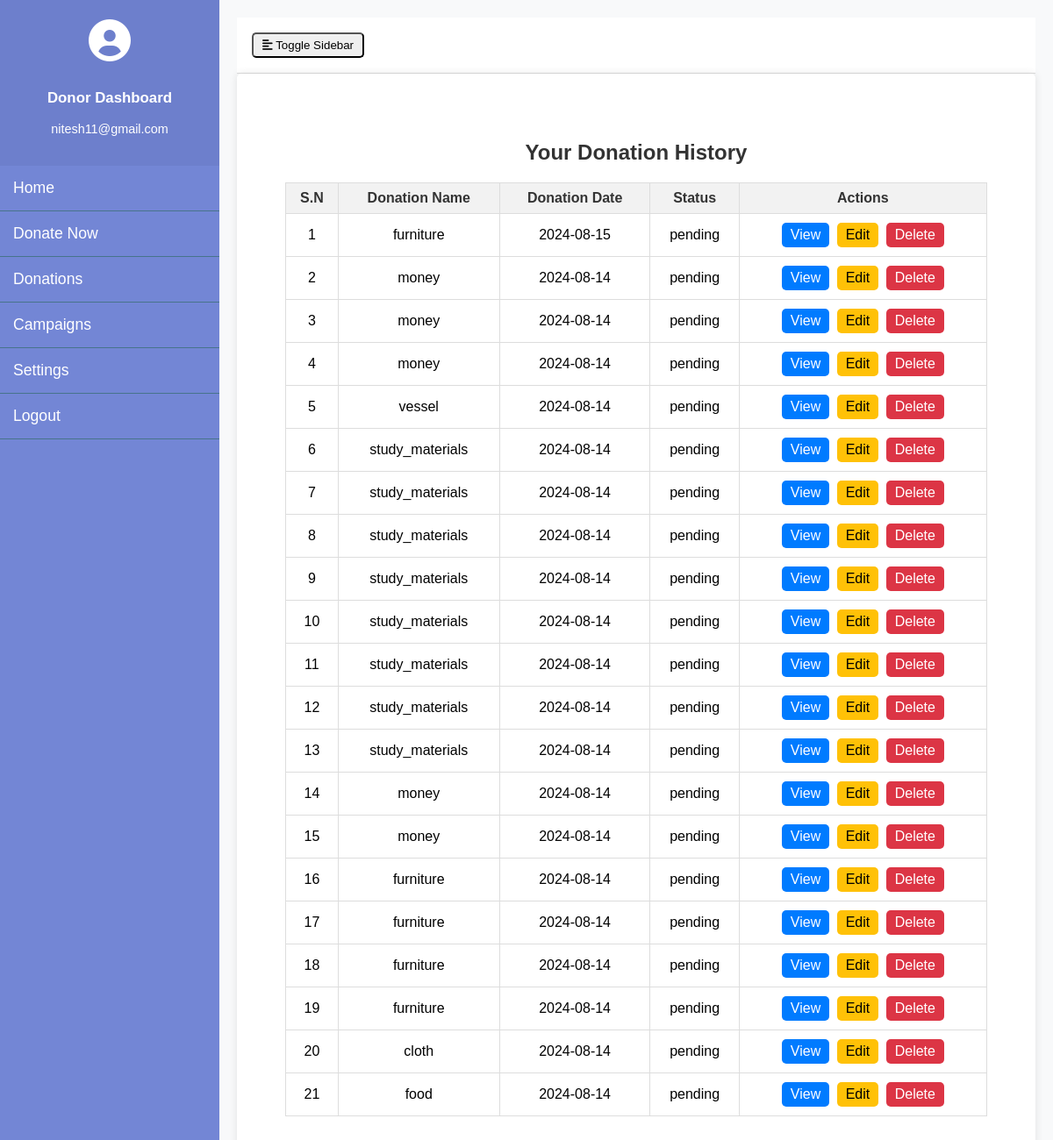
The app's page /donor/donation_history (signed in) with its own data.
### donor_management/models.py (models this page shows, shortened)
class Donation(models.Model):
    STATUS_CHOICES = [
        ('success', 'Success'),
        ('pending', 'Pending'),
        ('failed', 'Failed')
    ]
    donor = models.ForeignKey(Donor, on_delete=models.CASCADE)
    donation_name = models.CharField(max_length=300, null=True)
    donation_pic = models.FileField(null=True)
    collection_loc = models.CharField(max_length=300, null=True)
    description = models.CharField(max_length=500, null=True)
    status = models.CharField(max_length=20, choices=STATUS_CHOICES, default='pending')
    admin_remarks = models.CharField(max_length=500, null=True)
    volunteer = models.ForeignKey(Volunteer, on_delete=models.CASCADE, null=True)
    volunteer_remarks = models.CharField(max_length=500, null=True)
    donation_area = models.ForeignKey(DonationArea, on_delete=models.CASCADE, null=True)
    donation_date = models.DateTimeField(auto_now_add=True)
    created_at = models.DateTimeField(auto_now_add=True)
    updated_at = models.DateTimeField(auto_now=True)

### donor_management/views.py (the view)
# urls.py: path('donation_history', views.donation_history, name='donation_history'),
def donation_history(request):
    if not request.user.is_authenticated:
        return redirect('donor_login')
    user = request.user
    donor = Donor.objects.get(user=user)
    donations = Donation.objects.filter(donor=donor).order_by('-created_at')
    return render(request, 'donor_management/donation_history.html', {'donations': donations})

### donor_management/templates/donor_management/donation_history.html (shortened to what this page needs)
{% extends 'donor_management/donor_base.html' %}
{% block content %}
<div class="donation-history-container">
    <h1>Your Donation History</h1>
    <table class="donation-history-table" id="example">
        <thead>
            <tr>
                <th>S.N</th>
                <th>Donation Name</th>
                <th>Donation Date</th>
                <th>Status</th>
                <th>Actions</th>
            </tr>
        </thead>
        <tbody>
            {% for donation in donations %}
            <tr>
                <td>{{ forloop.counter }}</td>
                <td>{{ donation.donation_name }}</td>
                <td>{{ donation.created_at|date:"Y-m-d" }}</td>
                <td>{{ donation.status }}</td>
                <td>
                    <a href="" class="btn btn-primary">View</a>
                    <a href="" class="btn btn-warning">Edit</a>
                    <a href="" class="btn btn-danger" onclick="return confirm('Are you sure you want to delete this donation?');">Delete</a>
                </td>
            </tr>
            {% endfor %}
        </tbody>
    </table>
</div>
<link rel="stylesheet" href="https://cdn.datatables.net/2.1.3/css/dataTables.dataTables.css">
<link rel="stylesheet" href="https://cdn.datatables.net/buttons/3.1.1/css/buttons.dataTables.css">
{% endblock %}

### donor_management/templates/donor_management/donor_base.html (shortened to what this page needs)
<!DOCTYPE html>
<html lang="en">
<head>
    <link rel="stylesheet" href="https://cdnjs.cloudflare.com/ajax/libs/font-awesome/6.0.0-beta3/css/all.min.css">
</head>
<body>
    <div class="wrapper">
        <nav id="sidebar">
            <div class="sidebar-header">
                <div class="user-icon">
                    <i class="fas fa-user-circle"></i>
                </div>
                <div class="user-info">
                    <h3>Donor Dashboard</h3>
                    <p>{{ request.user.email }}</p>
                </div>
            </div>
            <ul class="list-unstyled components">
                <li><a href="">Home</a></li>
                <li><a href="{% url 'donate_now' %}">Donate Now</a></li>
                <li><a href="">Donations</a></li>
                <li><a href="">Campaigns</a></li>
                <li><a href="">Settings</a></li>
                <li><a href="{% url 'logout' %}">Logout</a></li>
            </ul>
        </nav>
        <div id="content">
            <nav class="navbar navbar-expand-lg navbar-light bg-light">
                <div class="container-fluid">
                    <button type="button" id="sidebarCollapse" class="btn btn-info">
                        <i class="fas fa-align-left"></i>
                        Toggle Sidebar
                    </button>
                </div>
            </nav>
            <main>
                {% block content %}{% endblock %}
            </main>
        </div>
    </div>
<link rel="stylesheet" href="https://cdn.datatables.net/2.1.3/css/dataTables.dataTables.css">
<link rel="stylesheet" href="https://cdn.datatables.net/buttons/3.1.1/css/buttons.dataTables.css">
</body>
</html>

### donor_management/templates/donor_management/donation_history.html (style rules this page uses)
.donation-history-container { background-color: transparent; padding: 20px; border-radius: 10px; max-width: 800px; width: 100%; text-align: center; margin: 20px auto; }
h1 { color: #333; margin-bottom: 20px; font-size: 24px; font-weight: 600; }
.donation-history-table { width: 100%; border-collapse: collapse; margin: 20px 0; }
.donation-history-table th, .donation-history-table td { border: 1px solid #ddd; padding: 8px; text-align: center; }
.donation-history-table th { background-color: #f2f2f2; color: #333; }
.btn { padding: 5px 10px; text-decoration: none; border-radius: 5px; margin: 2px; display: inline-block; }
.btn-primary { background-color: #007bff; color: white; }
.btn-warning { background-color: #ffc107; color: black; }
.btn-danger { background-color: #dc3545; color: white; }

### donor_management/templates/donor_management/donor_base.html (style rules this page uses)
body { font-family: 'Arial', sans-serif; background-color: #f8f9fa; margin: 0; padding: 0; overflow-x: hidden; }
.wrapper { display: flex; width: 100%; transition: margin-left 0.3s; }
#sidebar { min-width: 250px; max-width: 250px; background: #7386D5; color: #fff; transition: all 0.3s; position: fixed; height: 100%; overflow: auto; z-index: 1000; }
#sidebar .sidebar-header { padding: 20px; background: #6d7fcc; display: flex; align-items: center; justify-content: center; flex-direction: column; text-align: center; }
#sidebar .sidebar-header .user-icon { font-size: 3em; margin-bottom: 10px; }
#sidebar .sidebar-header .user-info { color: #fff; font-size: 0.9em; }
#sidebar ul.components { padding: 0; list-style: none; margin: 0; }
#sidebar ul li { border-bottom: 1px solid #47748b; }
#sidebar ul li a { padding: 15px; display: block; color: #fff; text-decoration: none; font-size: 1.1em; transition: background 0.3s; }
#content { width: 100%; padding: 20px; min-height: 100vh; margin-left: 250px; background-color: #f8f9fa; transition: margin-left 0.3s, width 0.3s; }
.navbar { padding: 15px; background: #ffffff; border-bottom: 1px solid #ddd; }
main { padding: 20px; background: #ffffff; border-radius: 5px; box-shadow: 0 0 10px rgba(0, 0, 0, 0.1); min-height: calc(100vh - 56px); }

### records on screen
Donation: donation_name "furniture", created_at "2024-08-15", status "pending"
Donation: donation_name "money", created_at "2024-08-14", status "pending"
Donation: donation_name "money", created_at "2024-08-14", status "pending"
Donation: donation_name "money", created_at "2024-08-14", status "pending"
Donation: donation_name "vessel", created_at "2024-08-14", status "pending"
Donation: donation_name "study_materials", created_at "2024-08-14", status "pending"
Donation: donation_name "study_materials", created_at "2024-08-14", status "pending"
Donation: donation_name "study_materials", created_at "2024-08-14", status "pending"
Donation: donation_name "study_materials", created_at "2024-08-14", status "pending"
Donation: donation_name "study_materials", created_at "2024-08-14", status "pending"
Donation: donation_name "study_materials", created_at "2024-08-14", status "pending"
Donation: donation_name "study_materials", created_at "2024-08-14", status "pending"
Donation: donation_name "study_materials", created_at "2024-08-14", status "pending"
Donation: donation_name "money", created_at "2024-08-14", status "pending"
Donation: donation_name "money", created_at "2024-08-14", status "pending"
Donation: donation_name "furniture", created_at "2024-08-14", status "pending"
Donation: donation_name "furniture", created_at "2024-08-14", status "pending"
Donation: donation_name "furniture", created_at "2024-08-14", status "pending"
Donation: donation_name "furniture", created_at "2024-08-14", status "pending"
Donation: donation_name "cloth", created_at "2024-08-14", status "pending"
Donation: donation_name "food", created_at "2024-08-14", status "pending"

### other values on screen
{{ request.user.email }} "nitesh11@gmail.com"
